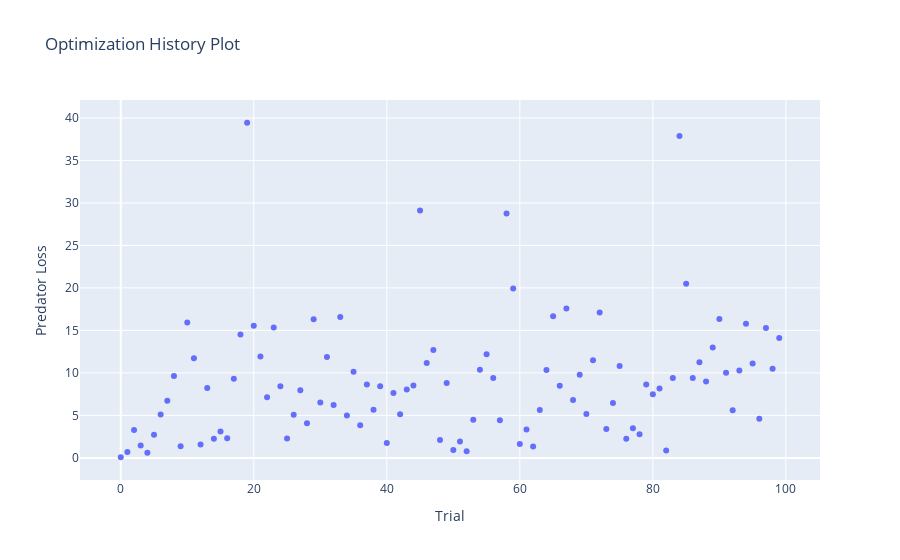
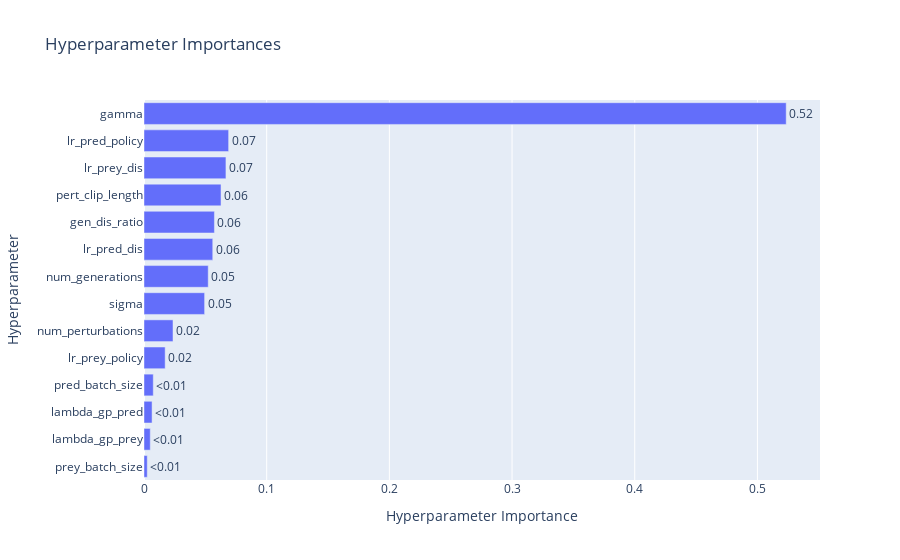
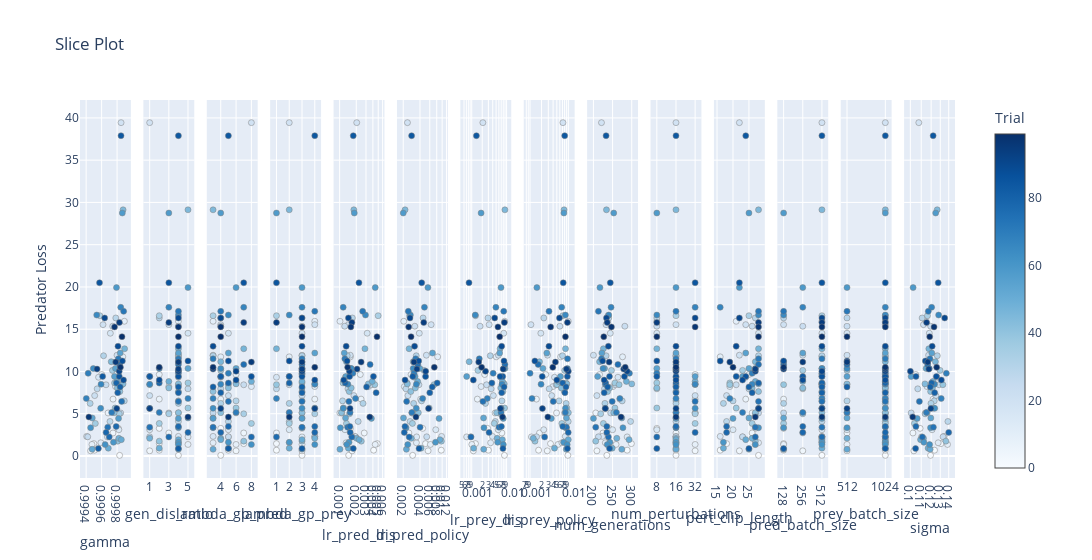
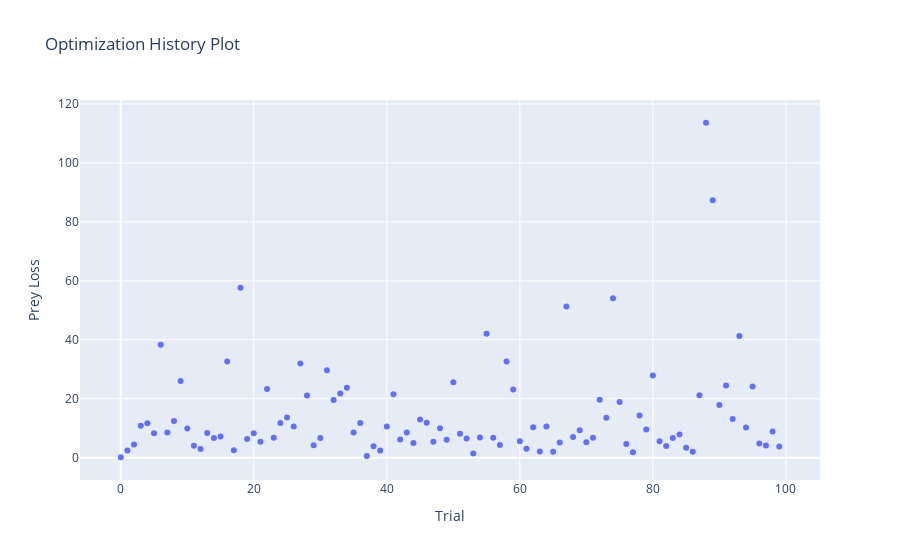

Write notebook code for charts like these, in order.
### Code cell
with open(file_path, "rb") as f:
    study = pickle.load(f)

print("Best hyperparameters:", study.best_trials)

best_trials_path = os.path.join(tuning_path, "best_trials.txt")
os.makedirs(os.path.dirname(best_trials_path), exist_ok=True)
with open(best_trials_path, "w") as f:
    for trial in study.best_trials:
        f.write(str(trial) + "\n\n")

#PREDATOR
fig1 = vis.plot_optimization_history(study, target=lambda t: t.values[0], target_name="Predator Loss")
write_html(fig1, file=os.path.join(tuning_path, "opt_history_predator.html"))
fig1.show()

fig3 = vis.plot_param_importances(study, target=lambda t: t.values[0], target_name="Predator Loss")
write_html(fig3, file=os.path.join(tuning_path, "param_importance_predator.html"))
fig3.show()

fig5 = vis.plot_slice(study, target=lambda t: t.values[0], target_name="Predator Loss")
write_html(fig5, file=os.path.join(tuning_path, "slice_plot_predator.html"))
fig5.show()

# PREY
fig2 = vis.plot_optimization_history(study, target=lambda t: t.values[1], target_name="Prey Loss")
write_html(fig2, file=os.path.join(tuning_path, "opt_history_prey.html"))
fig2.show()

fig4 = vis.plot_param_importances(study, target=lambda t: t.values[1], target_name="Prey Loss")
write_html(fig4, file=os.path.join(tuning_path, "param_importance_prey.html"))
fig4.show()

fig6 = vis.plot_slice(study, target=lambda t: t.values[1], target_name="Prey Loss")
write_html(fig6, file=os.path.join(tuning_path, "slice_plot_prey.html"))
fig6.show()
